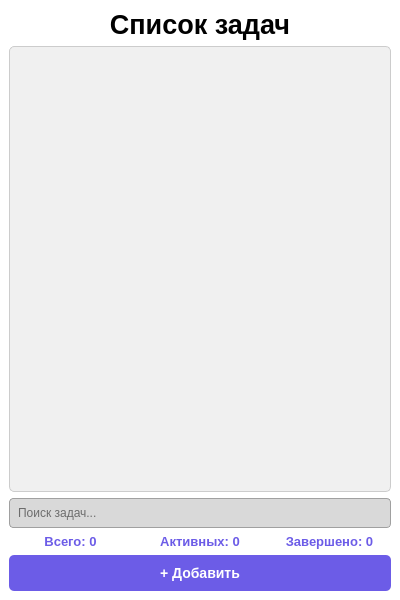
<?xml version="1.0" encoding="UTF-8"?>
<ui version="4.0">
 <class>MainWindow</class>
 <widget class="QMainWindow" name="MainWindow">
  <property name="geometry">
   <rect>
    <x>0</x>
    <y>0</y>
    <width>400</width>
    <height>600</height>
   </rect>
  </property>
  <property name="windowTitle">
   <string>ToDo List</string>
  </property>
  <property name="styleSheet">
   <string notr="true">QMainWindow { background-color: white; }
QLabel { color: black; }
QLabel#lblTotal, QLabel#lblActive, QLabel#lblCompleted { color: #6c5ce7; font-weight: bold; font-size: 13px; }
QLineEdit { background-color: #d9d9d9; color: black; border: 1px solid #a0a0a0; padding: 6px; border-radius: 4px; }
QListWidget { background-color: #f0f0f0; border: 1px solid #ccc; border-radius: 5px; }
QListWidget::item { background-color: #c0c0c0; border-radius: 15px; margin: 5px 10px; padding: 10px; height: 50px; color: black; }
QPushButton { background-color: #6c5ce7; color: white; border: none; padding: 10px; font-weight: bold; font-size: 14px; border-radius: 5px;}
QPushButton:hover { background-color: #a29bfe; }</string>
  </property>
  <widget class="QWidget" name="centralwidget">
   <layout class="QVBoxLayout" name="verticalLayout">
    <item>
     <widget class="QLabel" name="label">
      <property name="font">
       <font>
        <pointsize>20</pointsize>
        <weight>75</weight>
        <bold>true</bold>
       </font>
      </property>
      <property name="text">
       <string>Список задач</string>
      </property>
      <property name="alignment">
       <set>Qt::AlignCenter</set>
      </property>
     </widget>
    </item>
    <item>
     <widget class="QListWidget" name="listTasks"/>
    </item>
    <item>
     <widget class="QLineEdit" name="searchEdit">
      <property name="placeholderText">
       <string>Поиск задач...</string>
      </property>
     </widget>
    </item>
    
    <item>
     <layout class="QHBoxLayout" name="statsLayout">
      <item>
       <widget class="QLabel" name="lblTotal">
        <property name="text">
         <string>Всего: 0</string>
        </property>
        <property name="alignment">
         <set>Qt::AlignCenter</set>
        </property>
       </widget>
      </item>
      <item>
       <widget class="QLabel" name="lblActive">
        <property name="text">
         <string>Активных: 0</string>
        </property>
        <property name="alignment">
         <set>Qt::AlignCenter</set>
        </property>
       </widget>
      </item>
      <item>
       <widget class="QLabel" name="lblCompleted">
        <property name="text">
         <string>Завершено: 0</string>
        </property>
        <property name="alignment">
         <set>Qt::AlignCenter</set>
        </property>
       </widget>
      </item>
     </layout>
    </item>
    <item>
     <widget class="QPushButton" name="btnAdd">
      <property name="maximumSize">
       <size>
        <width>16777215</width>
        <height>50</height>
       </size>
      </property>
      <property name="text">
       <string>+ Добавить</string>
      </property>
     </widget>
    </item>
   </layout>
  </widget>
 </widget>
 <resources/>
 <connections/>
</ui>
